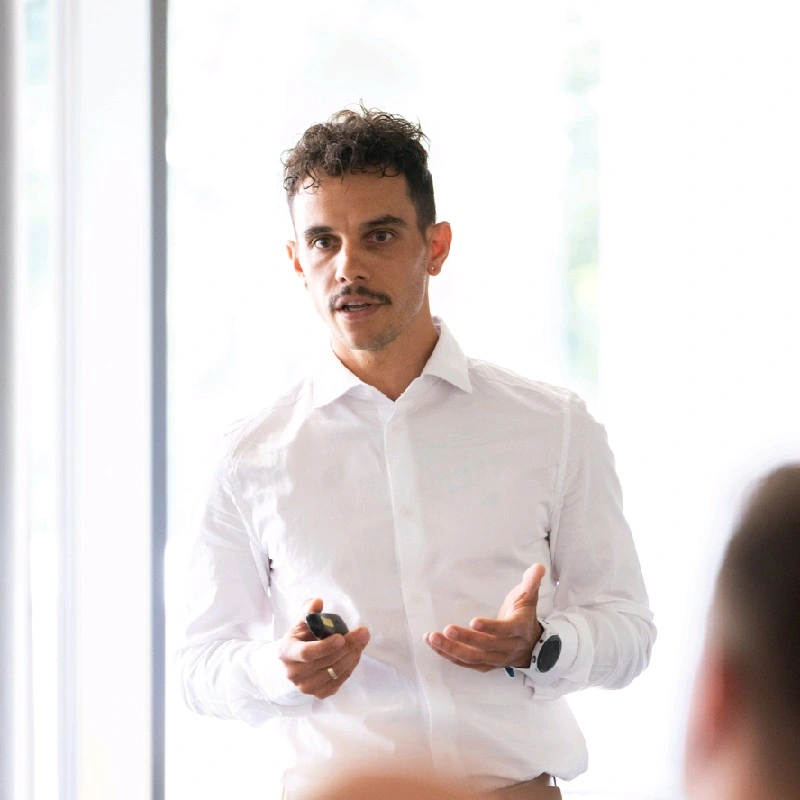
#> input picture website/assets-source/portrait-original.png, 800 x 800 px
$ python -i portrait-fade-mask.py   (imports and definitions only)
#> lines starting #> are read from the running program, lines starting #| are printed output that depends on the picture; after the words box and inside, x2 and y2 are one past the last pixel; in counts of white or black regions, pixels touching at a corner belong together
"""Erzeugt die Transparenzmaske für das Porträt (public/assets/portrait-mask.png).

Die Maske steuert nur die Deckkraft; die Fotopixel bleiben unverändert.
- Person (Silhouette aus scripts/portrait-mask.swift, um DILATE px erweitert): voll deckend
- Hintergrund: läuft weich und transparent in den Seitenhintergrund aus
- Bildränder: immer transparent, außer unten, wo die Person auf der Trennlinie steht

Aufruf: python3 scripts/portrait-fade-mask.py <silhouette.png> <ausgabe.png>
"""

import sys

import numpy as np
from PIL import Image

DILATE = 30  # px Sicherheitsabstand um die Person (Haare, Kanten)
FEATHER = 180  # px Weichheit des Übergangs außerhalb der Person
SCALE = 0.5  # Maske in halber Auflösung (wird vom Browser weich hochskaliert)


def box(img, r):
    pad = np.pad(img, r + 1, mode="edge")
    c = pad.cumsum(0).cumsum(1)
    k = 2 * r + 1
    return (c[k:, k:] - c[:-k, k:] - c[k:, :-k] + c[:-k, :-k])[: img.shape[0], : img.shape[1]] / (k * k)


def blur(img, r, passes=3):
    for _ in range(passes):
        img = box(img, r)
    return img


def smooth_ramp(n, length):
    """0 → 1 über `length` Pixel (smoothstep), danach 1."""
    t = np.clip(np.arange(n) / length, 0, 1)
    return t * t * (3 - 2 * t)


def main(silhouette_path, out_path):
#> called with silhouette_path = '../assets-source/portrait-original.png', out_path = 'out.png'
    person = np.asarray(Image.open(silhouette_path).convert("L"), dtype=np.float64) / 255.0 > 0.5
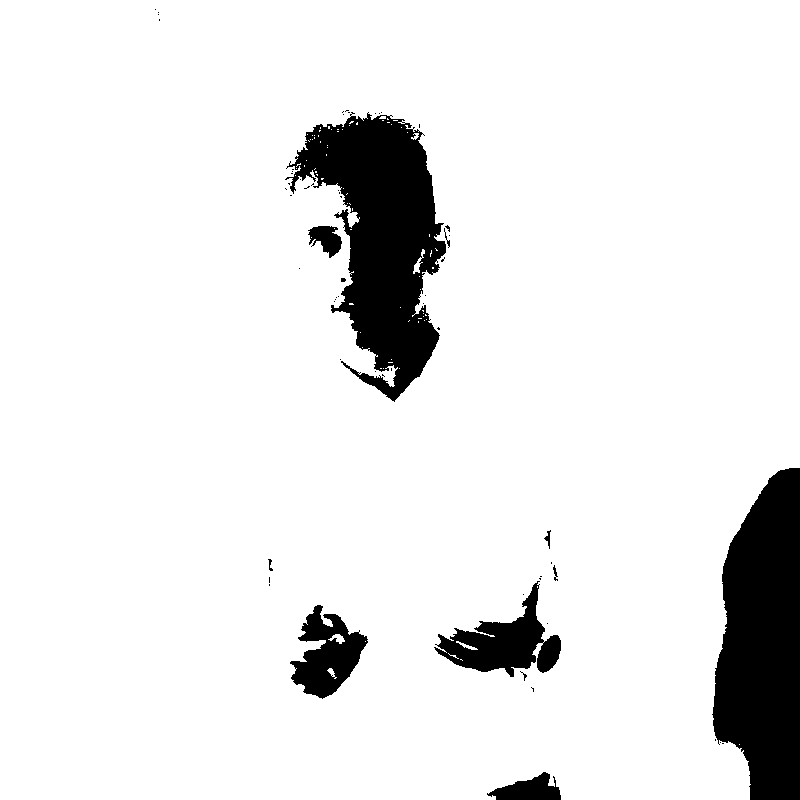
#> person: shape (800, 800) bool; 91.1% white; 62 black regions (52 under 20 px), largest, box (x1, y1, x2, y2) and area: (285, 112, 446, 402) 23385, (712, 468, 800, 800) 22405, (434, 581, 561, 677) 5017
    h, w = person.shape
#> h = 800; w = 800

    grown = box(person.astype(np.float64), DILATE) > 0
#> in box, `pad = np.pad(img, r + 1, mode="edge")`: pad: shape (862, 862) float64; values 0 (black) and 1 (white), 90.4% white; 62 black regions (52 under 20 px), largest, box (x1, y1, x2, y2) and area: (743, 499, 862, 862) 35208, (316, 143, 477, 433) 23385, (465, 612, 592, 708) 5017
#> in box, `c = pad.cumsum(0).cumsum(1)`:
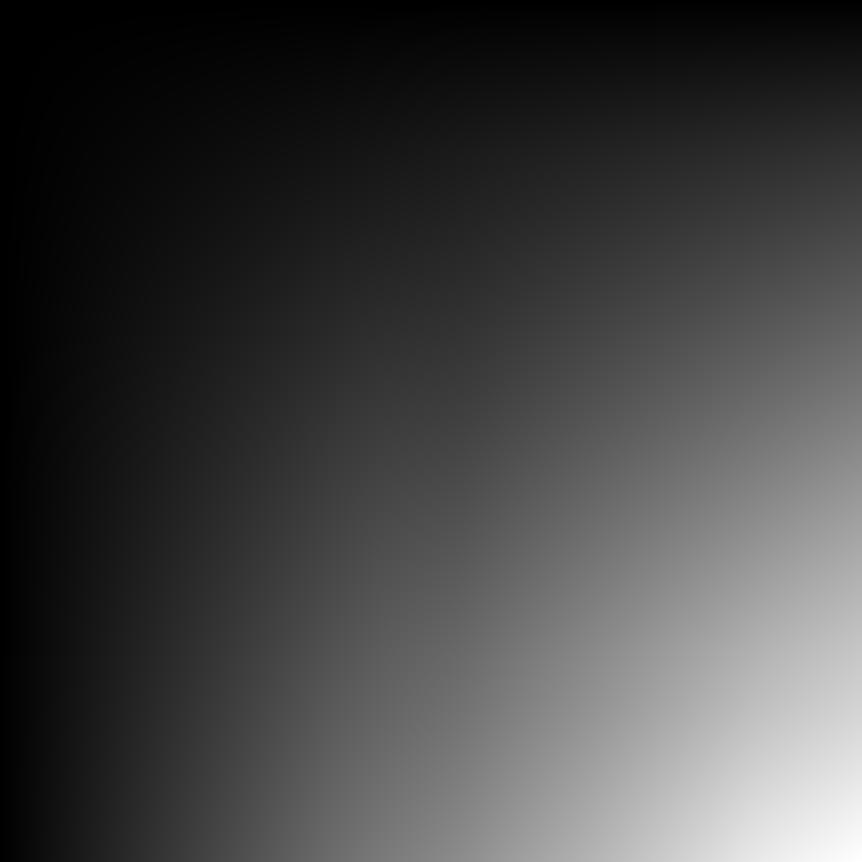
#> c: shape (862, 862) float64; min 1, max 671420, mean 176108.3; drawn with min black and max white
#> in box, `return (c[k:, k:] - c[:-k, k:] - c[k:, :-k] + c[:-k, :-k])[: img.shape..`:
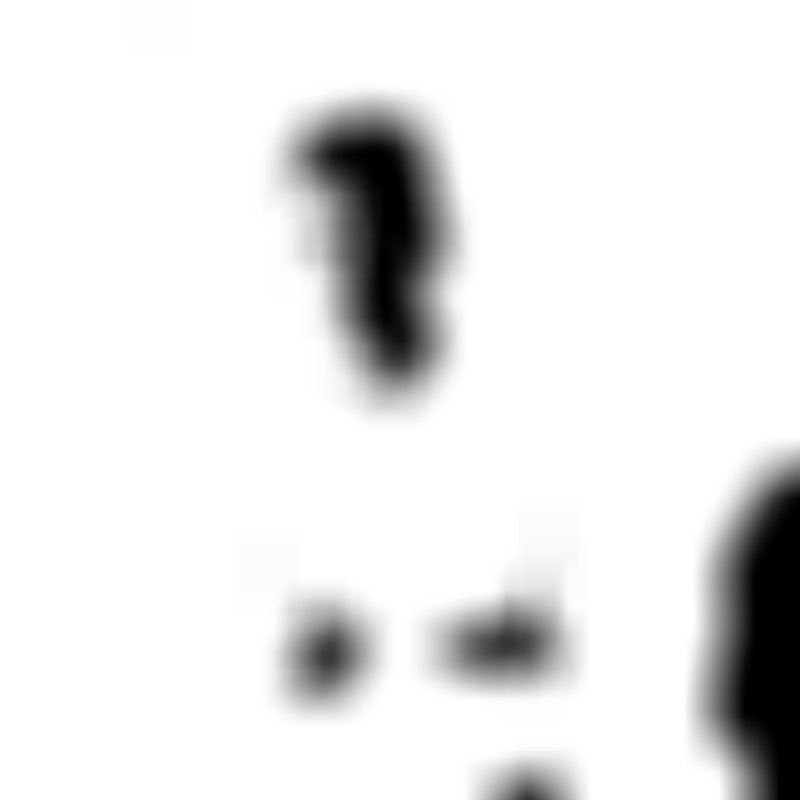
#> returned value: shape (800, 800) float64; min 0, max 1, mean 0.911
#> grown: shape (800, 800) bool; 98.4% white; 3 black regions (1 under 20 px), largest, box (x1, y1, x2, y2) and area: (746, 508, 800, 800) 9478, (378, 163, 400, 227) 461
    near_person = np.clip(blur(grown.astype(np.float64), FEATHER // 3) * 2, 0, 1)
#> the loop in blur, `for _ in range(passes):` made 3 passes
#> pass 1, in box (call 2), `pad = np.pad(img, r + 1, mode="edge")`:
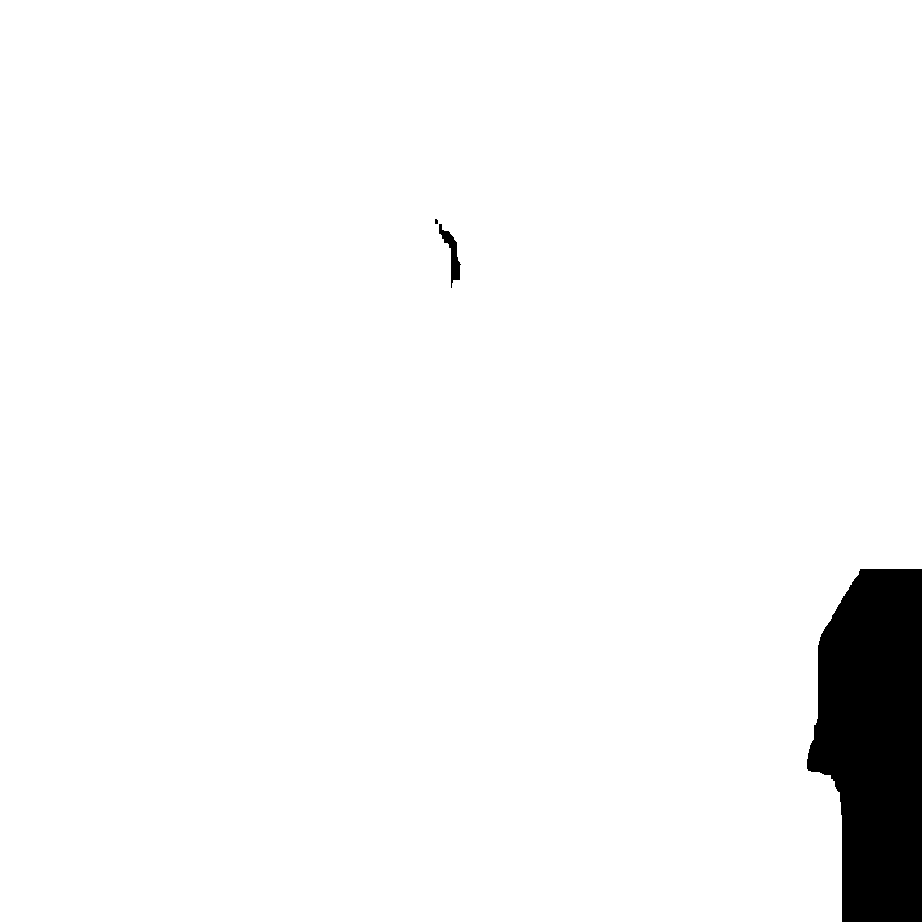
#> pad: shape (922, 922) float64; values 0 (black) and 1 (white), 96.2% white; 3 black regions (1 under 20 px), largest, box (x1, y1, x2, y2) and area: (807, 569, 922, 922) 32170, (439, 224, 461, 288) 461
#> after the loop in blur, `for _ in range(passes):`:
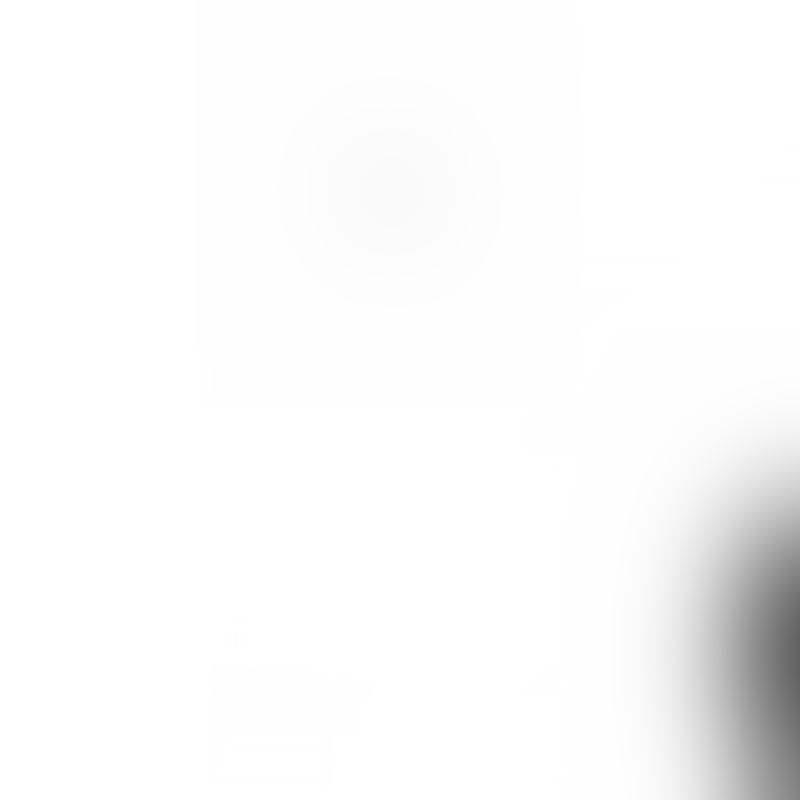
#> img: shape (800, 800) float64; min 0.385, max 1, mean 0.981

    # Weiche Ellipse für den umgebenden Raum (Licht, Pflanze), nach außen auslaufend
    yy, xx = np.mgrid[0:h, 0:w]
    d = np.sqrt(((xx / w - 0.46) / 0.50) ** 2 + ((yy / h - 0.60) / 0.68) ** 2)
    ambient = np.clip((1.0 - d) / 0.45, 0, 1) ** 1.5

    bottom = smooth_ramp(h, h * 0.14)[::-1][:, None]
    top = smooth_ramp(h, 28)[:, None]
#> top = 800 values from 0 to 1
    sides = np.minimum(smooth_ramp(w, 120), smooth_ramp(w, 120)[::-1])[None, :]

    alpha = np.maximum(near_person, ambient * bottom) * top * sides
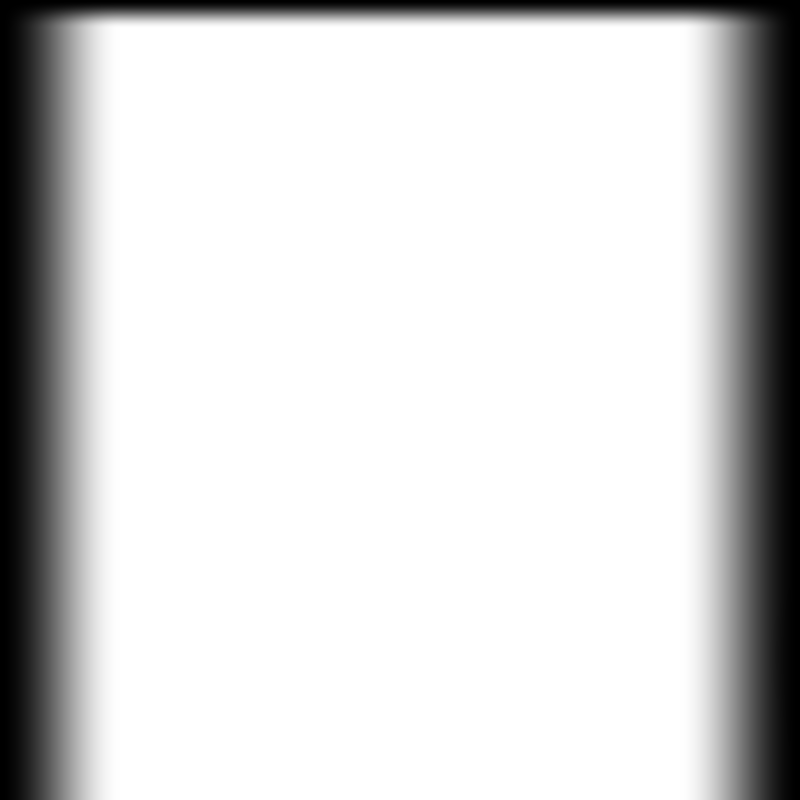
#> alpha: shape (800, 800) float64; min 0, max 1, mean 0.833
#> (the run stopped early here; a loop or call above may not have finished)
